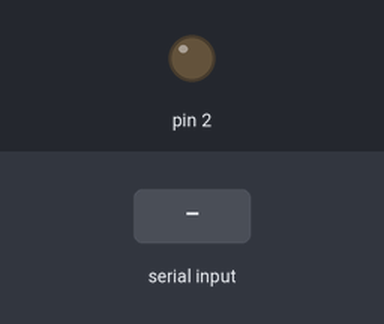
Simulated run of this sketch. Board: Arduino Uno, built with avr-gcc and run on an emulated ATmega328P. On the bench: output pins drawn as LEDs (lit = HIGH). The inputs (shaded band) are chosen by the test bench. What the sketch prints to the serial monitor is not drawn.

Above: at 1.2 s.
1.3 s: "A" received over Serial
At 1.7 s:
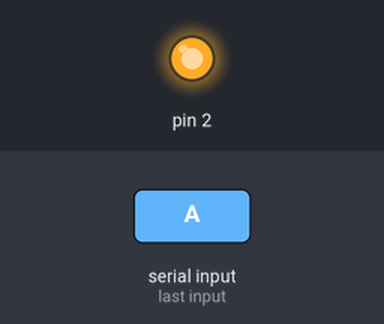
Timing chart, 0 to 6.5 s (numbered marks = the images above; inputs shaded):
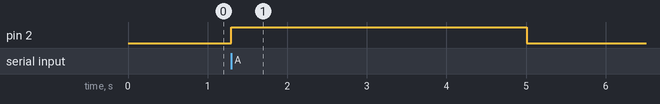

The sketch:

target.ino
```cpp
float i,j,k,cnt;
void setup() {
  Serial.begin(115200);
  pinMode(2, OUTPUT);
}

void loop() {
  if (Serial.available() > 0) {
    if (Serial.read() == 'A')
    {
      digitalWrite(2, HIGH);   // start of trigger
      cnt = 0;
      for(i=0; i<500; i++){   // some loop adding the value of cnt
        for(j=0; j<500; j++){
            cnt++;
        }
      }
      digitalWrite(2, LOW);   // end of trigger
      Serial.println(cnt);
    }
}
}
```

Measured:
- after the input at 1.3 s, pin 2: LOW → HIGH at once, → LOW 3.7 s later
